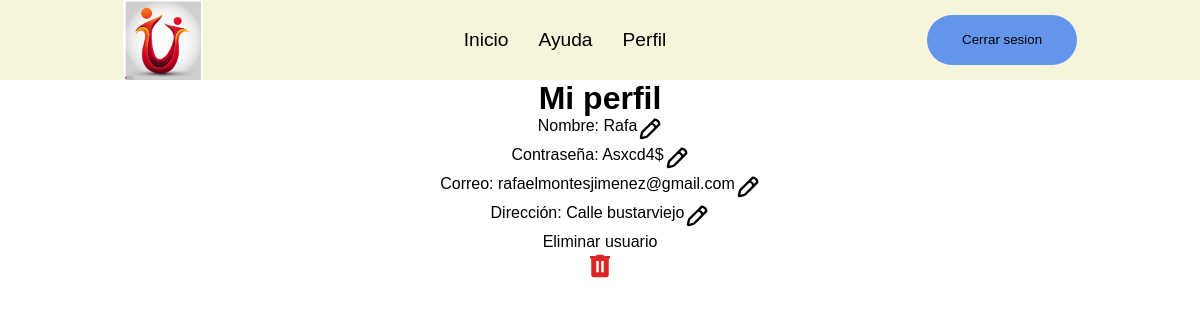
Screenshot of /perfil.php?id_user=9 with the database file from the repository.
### tables this page shows
CREATE TABLE `usuarios` (
  `id` int(11) NOT NULL,
  `nombre` varchar(30) NOT NULL,
  `contrasena` varchar(20) NOT NULL,
  `correo` varchar(40) NOT NULL,
  `dirección` varchar(50) NOT NULL
);

### BD/Datos.php (called while the page is built, shortened)
<?php
class Datos
{
    private $dbhost = 'localhost';
    private $dbuser = 'Rafa';
    private $dbpasswd = "1234";
    private $dbname = "app";
    private $conexion;
    public function __construct()
    {
        $this->conexion = new mysqli($this->dbhost, $this->dbuser, $this->dbpasswd, $this->dbname);
        $this->conexion->select_db($this->dbname);
        $this->conexion->query("SET NAMES 'utf8'");
    }
    public function cogerNombre($id)
    {
        $query = mysqli_query($this->conexion, "SELECT * FROM usuarios where id = '$id'");
        $num = mysqli_num_rows($query);
        if ($num == 1) {
            $row = mysqli_fetch_assoc($query);
            $nombre = $row['nombre'];
            return $nombre;
        } else {
            return "No se encontró nada";
        }
    }
    public function cogerContrasena($id)
    {
        $query = mysqli_query($this->conexion, "SELECT * FROM usuarios where id = '$id'");
        $num = mysqli_num_rows($query);
        if ($num == 1) {
            $row = mysqli_fetch_assoc($query);
            $contrasena = $row['contrasena'];
            return $contrasena;
        } else {
            return "No se encontró nada";
        }
    }
    public function cogerCorreo($id)
    {
        $query = mysqli_query($this->conexion, "SELECT * FROM usuarios where id = '$id'");
        $num = mysqli_num_rows($query);
        if ($num == 1) {
            $row = mysqli_fetch_assoc($query);
            $correo = $row['correo'];
            return $correo;
        } else {
            return "No se encontró nada";
        }
    }
    public function cogerDirección($id)
    {
        $query = mysqli_query($this->conexion, "SELECT * FROM usuarios where id = '$id'");
        $num = mysqli_num_rows($query);
        if ($num == 1) {
            $row = mysqli_fetch_assoc($query);
            $dirección = $row['dirección'];
            return $dirección;
        } else {
            return "No se encontró nada";
        }
    }
}

### perfil.php (the view, shortened to what this page needs)
<?php
$usuario = $_GET['id_user'];
require_once "BD/Datos.php";
$datosUsuario = new Datos();
$nombrePerfil = $datosUsuario->cogerNombre($usuario);
$contrasenaPerfil = $datosUsuario->cogerContrasena($usuario);
$correoPerfil = $datosUsuario->cogerCorreo($usuario);
$direcciónPerfil = $datosUsuario->cogerDirección($usuario);
?>
<!DOCTYPE html>
<html lang="en">
<head>
    <link rel="stylesheet" href="css/perfil.css?v=<?php echo time(); ?>">
    <link rel="stylesheet" href="css/nav.css?v=<?php echo time(); ?>">
</head>
<body>
<div class="page">
<?php include "includes/nav.php" ?>
<h1>Mi perfil</h1>
<div class="datos">
<div class="nombre">
<p>Nombre: <?php echo $nombrePerfil ?></p>
<a href="cambioDatosPerfil/cambiarNombre.php?id_user=<?php echo $usuario;?>"><img src="img/iconoLapiz.svg" alt="Cambiar nombre"></img></a>
</div>
<div class="contrasena">
<p>Contraseña: <?php echo $contrasenaPerfil ?></p>
<a href="cambioDatosPerfil/cambiarContrasena.php?id_user=<?php echo $usuario;?>"><img src="img/iconoLapiz.svg" alt="Cambiar contraseña"></img></a>
</div>
<div class="correo">
<p>Correo: <?php echo $correoPerfil ?></p>
<a href="cambioDatosPerfil/cambiarCorreo.php?id_user=<?php echo $usuario;?>"><img src="img/iconoLapiz.svg" alt="Cambiar correo"></img></a>
</div>
<div class="direccion">
<p>Dirección: <?php echo $direcciónPerfil ?></p>
<a href="cambioDatosPerfil/cambiarDireccion.php?id_user=<?php echo $usuario;?>"><img src="img/iconoLapiz.svg" alt="Cambiar dirección"></img></a>
</div>
<div class="borrar">
    <p>Eliminar usuario</p>
    <a href="cambioDatosPerfil/eliminarUsuario.php?id_user=<?php echo $usuario;?>"><img src="img/iconoPapelera.svg" alt="Eliminar usuario"></a>
</div>
</div>
</div>
</body>
</html>

### css/perfil.css (style rules this page uses)
.page { display: flex; flex-direction: column; flex-wrap: wrap; text-align: center; font-family: Arial; }
.datos { display: flex; flex-direction: column; text-align: center; align-items: center; }
.nombre { display: flex; flex-direction: row; }
.contrasena { display: flex; flex-direction: row; }
.correo { display: flex; flex-direction: row; }
.direccion { display: flex; flex-direction: row; }

### css/nav.css (style rules this page uses)
* { padding: 0; margin: 0; }
body { font-family: Arial, Helvetica, sans-serif; }

### rows the page displays
usuarios: nombre "Rafa", contrasena "Asxcd4$", correo "rafaelmontesjimenez@gmail.com", dirección "Calle bustarviejo"
